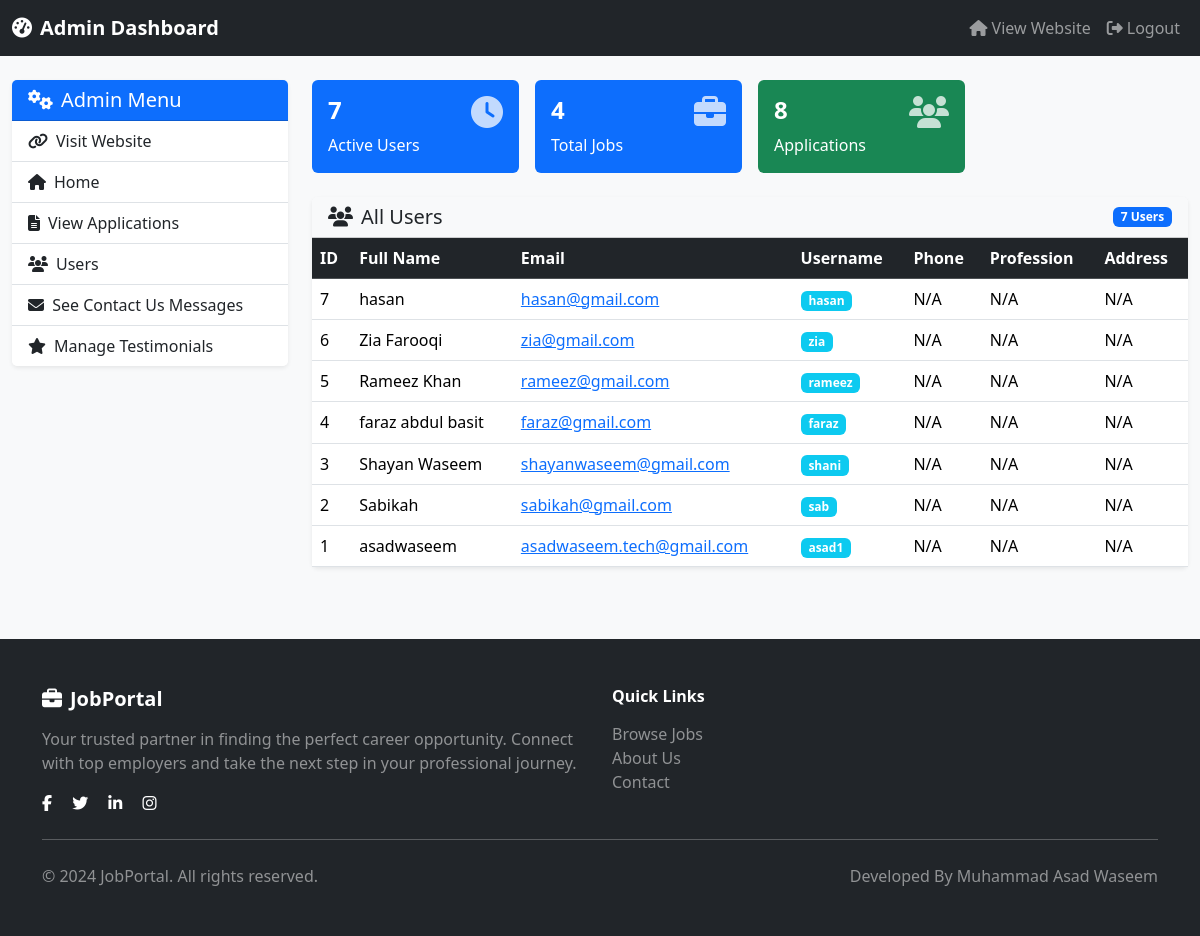
/admin/users.php, run on the app's committed database.
### tables this page shows
CREATE TABLE `users` (
  `id` int(11) NOT NULL,
  `fullname` varchar(100) DEFAULT NULL,
  `email` varchar(100) DEFAULT NULL,
  `username` varchar(50) DEFAULT NULL,
  `password` varchar(255) DEFAULT NULL
);

### admin/users.php (the view)
<?php
include 'adminheader.php';
require_once '../partials/config.php';
$sql = "SELECT * FROM users ORDER BY id DESC";
$result = $conn->query($sql);
?>
            <div class="card shadow-sm border-0">
                <div class="card-header bg-light d-flex justify-content-between align-items-center">
                    <h5 class="mb-0"><i class="fas fa-users me-2"></i>All Users</h5>
                    <span class="badge bg-primary"><?= $result->num_rows; ?> Users</span>
                </div>
                <div class="card-body p-0">
                    <div class="table-responsive">
                        <table class="table table-hover mb-0">
                            <thead class="table-dark">
                                <tr>
                                    <th>ID</th>
                                    <th>Full Name</th>
                                    <th>Email</th>
                                    <th>Username</th>
                                    <th>Phone</th>
                                    <th>Profession</th>
                                    <th>Address</th>
                                </tr>
                            </thead>
                            <tbody>
                                <?php if ($result && $result->num_rows > 0): ?>
                                    <?php while ($row = $result->fetch_assoc()): ?>
                                        <tr>
                                            <td><?= $row['id']; ?></td>
                                            <td><?= htmlspecialchars($row['fullname'] ?? 'N/A'); ?></td>
                                            <td><a href="mailto:<?= htmlspecialchars($row['email'] ?? ''); ?>"><?= htmlspecialchars($row['email'] ?? 'N/A'); ?></a></td>
                                            <td><span class="badge bg-info"><?= htmlspecialchars($row['username'] ?? 'N/A'); ?></span></td>
                                            <td><?= htmlspecialchars($row['phone'] ?? 'N/A'); ?></td>
                                            <td><?= htmlspecialchars($row['profession'] ?? 'N/A'); ?></td>
                                            <td><?= htmlspecialchars($row['address'] ?? 'N/A'); ?></td>
                                        </tr>
                                    <?php endwhile; ?>
                                <?php else: ?>
                                    <tr>
                                        <td colspan="7" class="text-center text-muted py-4">No users found.</td>
                                    </tr>
                                <?php endif; ?>
                            </tbody>
                        </table>
                    </div>
                </div>
            </div>
        </div>
    </div>
</div>
<?php include '../partials/footer.php'; ?>

### admin/adminheader.php (shortened to what this page needs)
<?php
$servername = "localhost";
$username = "root";
$password = "";
$dbname = "user";
$conn = mysqli_connect($servername, $username, $password, $dbname);
$query = "SELECT COUNT(*) as total_applications FROM job_applications";
$result = mysqli_query($conn, $query);
$applications_count = 0;
if($result){
    $row = mysqli_fetch_assoc($result);
    $applications_count = $row['total_applications'];
}
$jobResult = mysqli_query($conn, "SELECT COUNT(*) AS total_jobs FROM jobs");
$totalJobs = 0;
if ($jobResult) {
    $row = mysqli_fetch_assoc($jobResult);
    $totalJobs = $row['total_jobs'];
}
$userResult = mysqli_query($conn, "SELECT COUNT(*) AS total_users FROM users");
$totalUsers = 0;
if ($userResult) {
    $row = mysqli_fetch_assoc($userResult);
    $totalUsers = $row['total_users'];
}
?>
<!DOCTYPE html>
<html lang="en">
<head>
    <link href="https://cdn.jsdelivr.net/npm/bootstrap@5.3.3/dist/css/bootstrap.min.css" rel="stylesheet">
    <link href="https://cdnjs.cloudflare.com/ajax/libs/font-awesome/6.5.0/css/all.min.css" rel="stylesheet">
</head>
<body>
<nav class="navbar navbar-expand-lg navbar-dark bg-dark">
    <div class="container-fluid">
        <a class="navbar-brand fw-bold" href="dashboard.php">
            <i class="fas fa-tachometer-alt me-2"></i>Admin Dashboard
        </a>
        <div class="navbar-nav ms-auto">
            <a class="nav-link" href="../index..I.php">
                <i class="fas fa-home me-1"></i>View Website
            </a>
            <a class="nav-link" href="login.php">
                <i class="fas fa-sign-out-alt me-1"></i>Logout
            </a>
        </div>
    </div>
</nav>
<div class="container-fluid py-4">
    <div class="row">
        <div class="col-lg-3 col-md-4">
            <div class="card border-0 shadow-sm">
                <div class="card-header bg-primary text-white">
                    <h5 class="mb-0"><i class="fas fa-cogs me-2"></i>Admin Menu</h5>
                </div>
                <div class="list-group list-group-flush">
                    <a href="../index..I.php" class="list-group-item list-group-item-action">
                        <i class="fas fa-link me-2"></i>Visit Website
                        <a href="dashboard.php" class="list-group-item list-group-item-action">
                        <i class="fas fa-home me-2"></i>Home
                    </a>
                    <a href="applications.php" class="list-group-item list-group-item-action">
                        <i class="fas fa-file-alt me-2"></i>View Applications
                    </a>
                    <a href="users.php" class="list-group-item list-group-item-action">
                        <i class="fas fa-users me-2"></i>Users
                    </a>
                    <a href="contactmsg.php" class="list-group-item list-group-item-action">
                        <i class="fas fa-envelope me-1"></i> See Contact Us Messages
                    </a>
                    <a href="testimonials.php" class="list-group-item list-group-item-action">
                        <i class="fas fa-star me-2"></i>Manage Testimonials
                    </a>
                </div>
            </div>
        </div>
        <div class="col-lg-9 col-md-8">
            <div class="row g-3 mb-4">
                <div class="col-lg-3 col-md-6">
                    <div class="card bg-primary text-white border-0">
                        <div class="card-body">
                            <div class="d-flex justify-content-between">
                                <div>
                                    <h4 class="fw-bold"><?= $totalUsers ?></h4>
<p class="mb-0">Active Users</p>
                                </div>
                                <i class="fas fa-clock fa-2x opacity-75"></i>
                            </div>
                        </div>
                    </div>
                </div>
                <div class="col-lg-3 col-md-6">
                    <div class="card bg-primary text-white border-0">
                        <div class="card-body">
                            <div class="d-flex justify-content-between">
                                <div>
                                    <h4 class="fw-bold"><?= $totalJobs ?></h4>
<p class="mb-0">Total Jobs</p>
                                </div>
                                <i class="fas fa-briefcase fa-2x opacity-75"></i>
                            </div>
                        </div>
                    </div>
                </div>
                <div class="col-lg-3 col-md-6">
                    <div class="card bg-success text-white border-0">
                        <div class="card-body">
                            <div class="d-flex justify-content-between">
                                <div>
                                    <h4 class="fw-bold"><?= $applications_count ?></h4>
                                    <p class="mb-0">Applications</p>
                                </div>
                                <i class="fas fa-users fa-2x opacity-75"></i>
                            </div>
                        </div>
                    </div>
                </div>
            </div>

### partials/footer.php (shortened to what this page needs)
<?php if (strpos($_SERVER['REQUEST_URI'], 'login.php') === false && strpos($_SERVER['REQUEST_URI'], 'dashboard.php') === false): ?>
    <footer class="bg-dark text-white py-5 mt-5">
        <div class="container">
            <div class="row">
                <div class="col-lg-6">
                    <h5 class="fw-bold mb-3">
                        <i class="fas fa-briefcase me-2"></i>JobPortal
                    </h5>
                    <p class="text-white-50 mb-3">Your trusted partner in finding the perfect career opportunity. Connect with top employers and take the next step in your professional journey.</p>
                    <div class="social-links">
                        <a href="#" class="text-white me-3"><i class="fab fa-facebook-f"></i></a>
                        <a href="#" class="text-white me-3"><i class="fab fa-twitter"></i></a>
                        <a href="#" class="text-white me-3"><i class="fab fa-linkedin-in"></i></a>
                        <a href="#" class="text-white"><i class="fab fa-instagram"></i></a>
                    </div>
                </div>
                <div class="col-lg-3 col-md-6">
                    <h6 class="fw-bold mb-3">Quick Links</h6>
                    <ul class="list-unstyled">
                        <li><a href="jobs.php" class="text-white-50 text-decoration-none">Browse Jobs</a></li>
                        <li><a href="aboutus.php" class="text-white-50 text-decoration-none">About Us</a></li>
                        <li><a href="contactus.php" class="text-white-50 text-decoration-none">Contact</a></li>
                    </ul>
                </div>
            </div>
            <hr class="my-4">
            <div class="row align-items-center">
                <div class="col-md-6">
                    <p class="text-white-50 mb-0">&copy; 2024 JobPortal. All rights reserved.</p>
                </div>
                <div class="col-md-6 text-md-end">
                    <p class="text-white-50 mb-0">Developed By Muhammad Asad Waseem</p>
                </div>
            </div>
        </div>
    </footer>
    <?php endif; ?>
</body>
</html>

### admin/adminheader.php (style rules this page uses)
body { background-color: #f8f9fa; }

### data on the page
users: id "7", fullname "hasan", email "hasan@gmail.com", username "hasan", phone "N/A", profession "N/A", address "N/A"
users: id "6", fullname "Zia Farooqi", email "zia@gmail.com", username "zia", phone "N/A", profession "N/A", address "N/A"
users: id "5", fullname "Rameez Khan", email "rameez@gmail.com", username "rameez", phone "N/A", profession "N/A", address "N/A"
users: id "4", fullname "faraz abdul basit", email "faraz@gmail.com", username "faraz", phone "N/A", profession "N/A", address "N/A"
users: id "3", fullname "Shayan Waseem", email "shayanwaseem@gmail.com", username "shani", phone "N/A", profession "N/A", address "N/A"
users: id "2", fullname "Sabikah", email "sabikah@gmail.com", username "sab", phone "N/A", profession "N/A", address "N/A"
users: id "1", fullname "asadwaseem", email "asadwaseem.tech@gmail.com", username "asad1", phone "N/A", profession "N/A", address "N/A"

### other printed values
$totalUsers "7"
$totalJobs "4"
$applications_count "8"
$result->num_rows "7"
